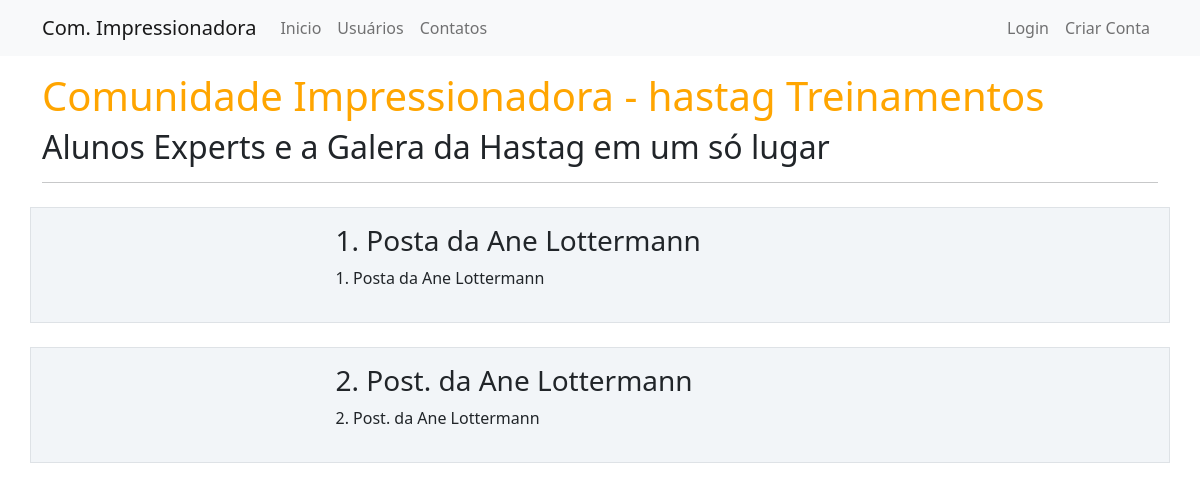
Before: / with the older database file.
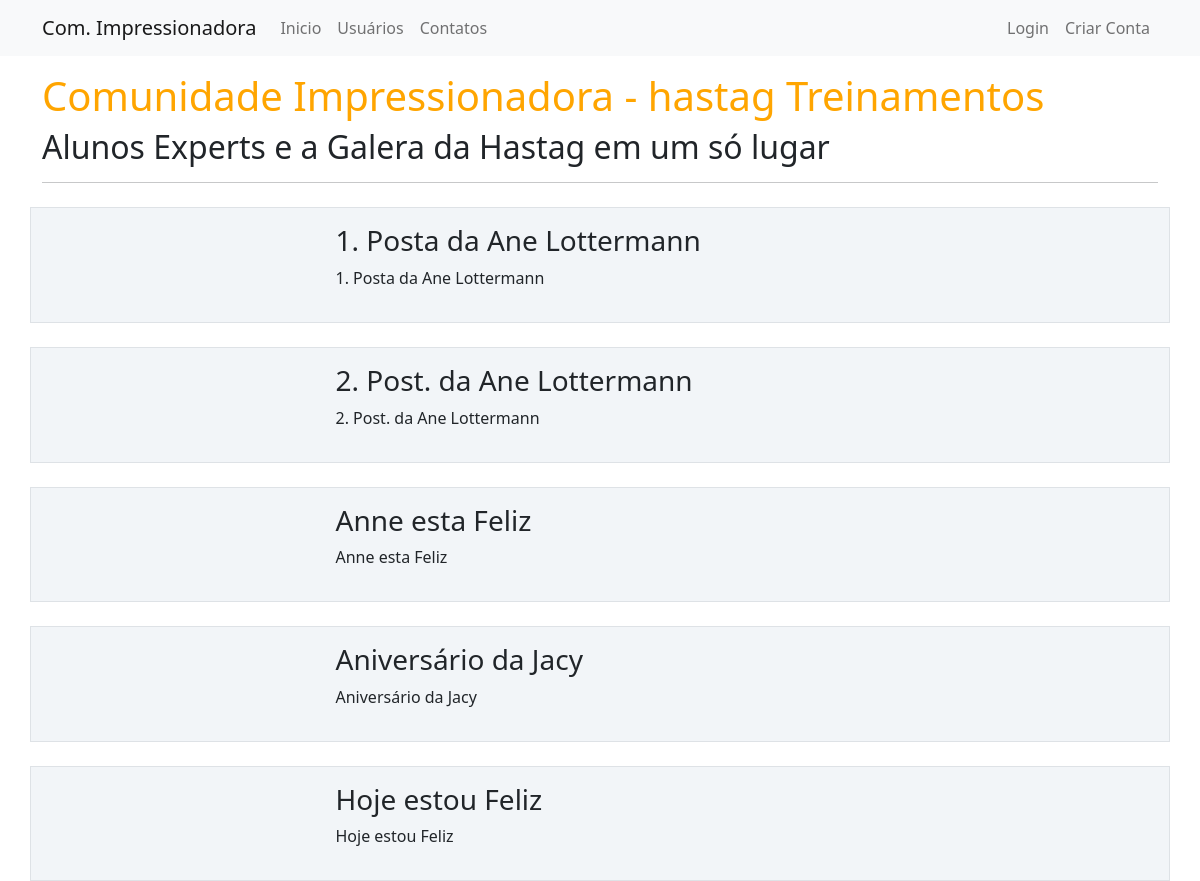
After: the same page with the newer database file.
### comunidadeimpressionadora/models.py (models this page shows)
class Post(database.Model):
    id = database.Column(database.Integer, primary_key=True)
    titulo = database.Column(database.String, nullable=False)
    corpo = database.Column(database.Text, nullable=False)
    data_criacao = database.Column(database.DateTime, nullable=False, default=datetime.utcnow)
    id_usuario = database.Column(database.Integer, database.ForeignKey('usuario.id'), nullable=False)

### comunidadeimpressionadora/routes.py (the view)
@app.route('/')
def home():
    posts = Post.query.all()
    return render_template('home.html', posts=posts)

### comunidadeimpressionadora/templates/home.html
{% extends 'base.html' %}
{% block body %}
    <div class="container mt-3">
        <h1 style="color: orange">Comunidade Impressionadora - hastag Treinamentos</h1>
        <h2>Alunos Experts e a Galera da Hastag em um só lugar</h2>
        <hr>
        {% for post in posts %}
            <div class="row border mt-4 p-3 meupost">
                <div class="col col-3">
                    <div class="image pe-2"> <img src="{{ foto_perfil }}" class="rounded" width="200"> </div>
                </div>
                <div class="col col-9">
                    <h3>{{ post.titulo }}</h3>
                    <p>{{ post.titulo }}</p>
                </div>
            </div>
        {% endfor %}
    </div>
{% endblock %}

### comunidadeimpressionadora/templates/base.html (shortened to what this page needs)
<!DOCTYPE html>
<html lang="pt-BR">
<head>
    <link href="https://cdn.jsdelivr.net/npm/bootstrap@5.1.3/dist/css/bootstrap.min.css" rel="stylesheet">
    <link rel="stylesheet" type="text/css" href="{{ url_for('static', filename='main.css') }}">
</head>
<body>
    {% include 'navbar.html' %}
    {% block body %}
    {% endblock %}
</body>
</html>

### comunidadeimpressionadora/templates/navbar.html
<nav class="navbar navbar-expand-lg navbar-light bg-light">
  <div class="container-fluid container">
    <a class="navbar-brand" href="#">Com. Impressionadora</a>
    <div class="collapse navbar-collapse" id="navbarSupportedContent">
      <ul class="navbar-nav me-auto mb-2 mb-lg-0">
          <li class="nav-item">
            <a class="nav-link" aria-current="page" href="/">Inicio</a>
          </li>
          <li class="nav-item">
            <a class="nav-link" href="{{ url_for ('usuarios') }}">Usuários</a>
          </li>
          <li class="nav-item">
            <a class="nav-link" href="{{ url_for ('contato') }}">Contatos</a>
          </li>
      </ul>
      <ul class="d-flex navbar-nav">
          {% if current_user.is_authenticated %}
              <li class="nav-item">
                  <a class="nav-link" href="{{ url_for ('criar_post') }}">Criar Postl</a>
              </li>
              <li class="nav-item">
                <a class="nav-link" href="{{ url_for ('perfil') }}">Meu Perfil</a>
              </li>
              <li class="nav-item">
                <a class="nav-link" href="{{ url_for ('sair') }}">Sair</a>
              </li>
          {% else %}
          <li class="nav-item">
            <a class="nav-link" href="{{ url_for ('login') }}">Login</a>
          </li>
          {% endif %}
          <li class="nav-item">
            <a class="nav-link" href="{{ url_for ('login') }}">Criar Conta</a>
          </li>
      </ul>
    </div>
  </div>
</nav>

### comunidadeimpressionadora/static/main.css (style rules this page uses)
.meupost { background: #f2f5f8 !important; }

Changed rows visible on the page:
added Post: titulo "Anne esta Feliz"
added Post: titulo "Aniversário da Jacy"
added Post: titulo "Hoje estou Feliz"
